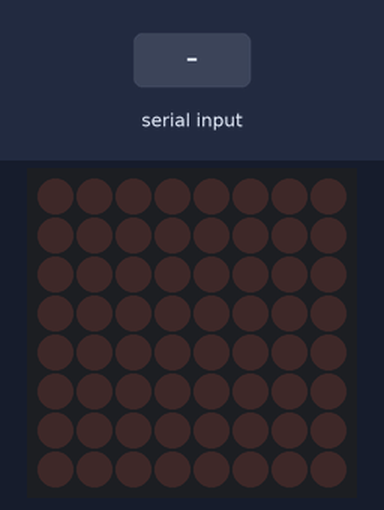
Bench run of a sketch on a simulated Arduino Uno, built with avr-gcc and run on an emulated ATmega328P. On the bench: 8×8 LED matrix. The test bench sets the inputs (shaded band).

Above: at 1.2 s.
1.3 s: "0" received over the second serial link
At 1.45 s:
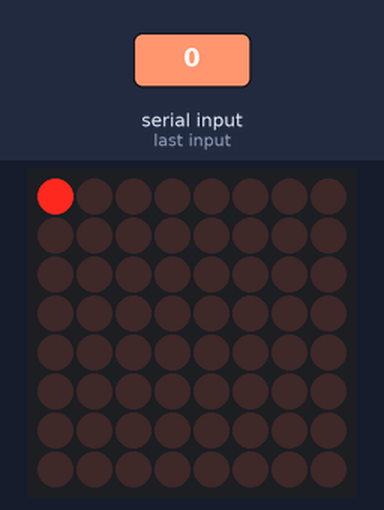
At 2.05 s:
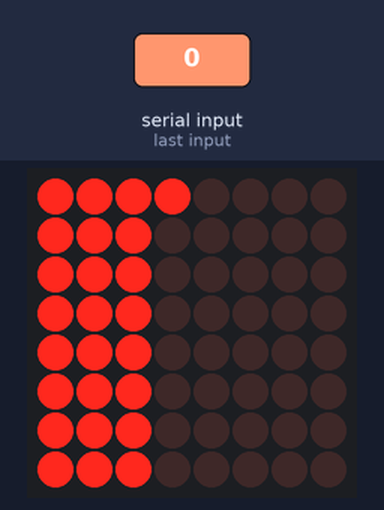
4.3 s: "2" received over the second serial link
At 4.9 s:
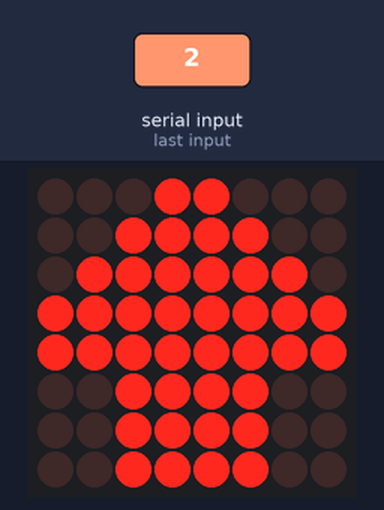
Timing chart, 0 to 7.3 s (numbered marks = the images above; inputs shaded):
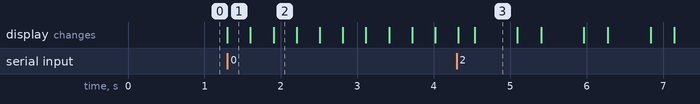

Measured:
- after the input at 1.3 s, the display: changes at once (image 1)
- after the input at 4.3 s, the display: first differs from a run without the input after 0.23 s (image 3)
- what the display in image 3 shows lasts 0.6 s, from 4.5 s to 5.1 s

The sketch:

Bluetooth_Alpha.ino
```cpp
#include <SoftwareSerial.h>
#include "LedControlMS.h"


LedControl lc=LedControl(12,9,8,1); // Los numeros se refieren a que pin de ARDUINO tienes en cada uno de los terminales

/* 12 para el DIN, 9 para el CLK, 8 para el CS y el 1 se refiere a la asignacion de la matriz*/
char DATO=0;


SoftwareSerial miBT(10, 11);

 byte Izquierda_datos[] = {

  B00011000,

  B00111000,

  B01111111,

  B11111111,

  B11111111,

  B01111111,

  B00111000,

  B00011000};
 byte Derecha_datos[] =

{B00011000,

B00011100,

B11111110,

B11111111,

B11111111,

B11111110,

B00011100,

B00011000};

byte parar[] = {
B00111100,
B01100010,
B11110001,
B10111001,
B10011101,
B10001111,
B01000110,
B00111100};

byte apagar[] = {
B00000000,
B00000000,
B00000000,
B00000000,
B00000000,
B00000000,
B00000000,
B00000000};

//Funcion de transicion para llenar y vaciar la pantalla de puntos
void trans(){
  for (int row=0; row<8; row++){
    for (int col=0; col<8; col++){
      lc.setLed(0,col,row,true); //
      delay(25);
    }
  }
  for (int row=0; row<8; row++){
    for (int col=0; col<8; col++){
      lc.setLed(0,col,row,false); //
      delay(25);
    }
  }
}

void setup(){
  Serial.begin(9600);
  miBT.begin(38400);
  //
  lc.shutdown(0,false);

  lc.setIntensity(0,8);// La valores estan entre 1 y 15

  lc.clearDisplay(0);

}
  void loop(){

  DATO = miBT.read();
    switch(DATO){
      case '0':
        trans();
      break;
      case '2':
      for(int i=0;i<=20;i++){
        Representar(Izquierda_datos,500);
        delay(50);
        Representar(apagar, 250);
        delay(50);
      }
      break;
      case '1':
       for(int i=0;i<=20;i++){
        Representar(Derecha_datos,500);
        delay(50);
        Representar(apagar, 250);
        delay(50);
      }
      break;
      case '3':
        for(int i=0;i<=20;i++){
        Representar(parar,500);
        delay(50);
        Representar(apagar, 250);
        delay(50);
        }
      break;
      default:
        lc.clearDisplay(0);
    }
//    if (miBT.available()){
//      DATO = miBT.read();
//      if(DATO=='1')
//      Representar(Izquierda_datos,5000);
//    }
//    if (miBT.available()){
//      DATO = miBT.read();
//      if(DATO=='2')
//      Representar(Derecha_datos,5000);
//    }
//
//     if (miBT.available()){
//      DATO = miBT.read();
//      if(DATO=='3')
//      Representar(parar,5000);
//    }

  }


  void Representar(byte *Datos,int retardo) //Funcion para la representacion de bytes de datos para una matriz de 8x8

{

  for (int i = 0; i < 8; i++)

  {

    lc.setColumn(0,i,Datos[7-i]);

  }

  delay(retardo);

}
```
